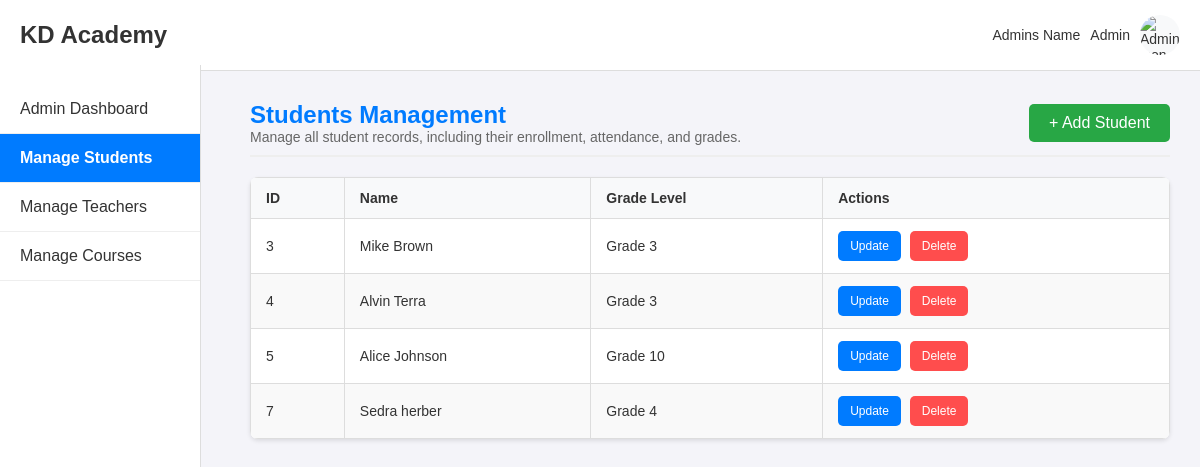
The app's page /admin/students with its own data.
### app/models.py (models this page shows)
class Student(db.Model):
    __tablename__ = 'students'
    student_id = db.Column(db.Integer, primary_key=True)
    user_id = db.Column(db.Integer, db.ForeignKey('users.user_id'), nullable=False)
    grade_level = db.Column(db.String(5), nullable=False)

class User(db.Model):
    __tablename__ = 'users'
    user_id = db.Column(db.Integer, primary_key=True, autoincrement=True)
    first_name = db.Column(db.String(50), nullable=False)
    last_name = db.Column(db.String(50), nullable=False)
    username = db.Column(db.String(50), unique=True, nullable=False)
    email = db.Column(db.String(100), unique=True, nullable=False)
    password = db.Column(db.String(200), nullable=False)
    role = db.Column(db.String(10), nullable=False)  # student, teacher, admin

### app/routes/admin_routes.py (the view)
@admin_routes.route('/students')
def students_management():
    try:
        students = db.session.query(Student, User).join(User, Student.user_id == User.user_id).all()
        return render_template('admin/students_man.html', students=students)
    except Exception as e:
        print(f"Error fetching students: {e}")
        flash("Error loading Students Management Page.", "error")

### app/templates/admin/students_man.html (shortened to what this page needs)
<!DOCTYPE html>
<html lang="en">
<head>
    <link rel="stylesheet" href="{{ url_for('static', filename='css/shared.css') }}">
    <link rel="stylesheet" href="{{ url_for('static', filename='css/student_man.css') }}">
</head>
<body>
    <header class="top-nav">
        <div class="logo">KD Academy</div>
        <div class="user-info">
            <span>Admins Name</span>
            <span>Admin</span>
            <img src="{{ url_for('static', filename='images/user-icon.png') }}" alt="Admin Icon">
        </div>
    </header>
    <nav class="side-nav">
        <ul>
            <li><a href="{{ url_for('admin_routes.admin_dashboard') }}">Admin Dashboard</a></li>
            <li><a href="{{ url_for('admin_routes.students_management') }}" class="active">Manage Students</a></li>
            <li><a href="{{ url_for('admin_routes.teachers_management') }}">Manage Teachers</a></li>
            <li><a href="{{ url_for('admin_routes.courses_management') }}">Manage Courses</a></li>
        </ul>
    </nav>
    <div class="main-content">
        <div class="header-section">
            <div class="title-section">
                <h2>Students Management</h2>
                <p>Manage all student records, including their enrollment, attendance, and grades.</p>
            </div>
            <button class="add-btn" onclick="openAddStudentModal()">+ Add Student</button>
        </div>
        <div class="table-container">
            <table class="students-table">
                <thead>
                    <tr>
                        <th>ID</th>
                        <th>Name</th>
                        <th>Grade Level</th>
                        <th>Actions</th>
                    </tr>
                </thead>
                <tbody>
                    {% for student in students %}
                    <tr id="student-{{ student.Student.student_id }}"
                        data-first-name="{{ student.User.first_name }}"
                        data-last-name="{{ student.User.last_name }}"
                        data-grade-level="{{ student.Student.grade_level }}">
                        <td>{{ student.Student.student_id }}</td>
                        <td>{{ student.User.first_name }} {{ student.User.last_name }}</td>
                        <td>Grade {{ student.Student.grade_level }}</td>
                        <td>
                            <button class="action-btn update-btn" onclick="openUpdateStudentModal({{ student.Student.student_id }})">Update</button>
                            <form action="{{ url_for('admin_routes.delete_student', student_id=student.Student.student_id) }}" method="POST" style="display:inline;">
                                <button type="submit" class="action-btn delete-btn">Delete</button>
                            </form>
                        </td>
                    </tr>
                    {% endfor %}
                </tbody>
            </table>
        </div>
    </div>
</body>
</html>

### app/static/css/shared.css (style rules this page uses)
body, h1, h2, h3, p, a, div, header, table, th, td, ul, li, button { margin: 0; padding: 0; box-sizing: border-box; font-family: Arial, sans-serif; }
body { background-color: #f4f4f9; color: #333; font-size: 14px; }
.top-nav { display: flex; justify-content: space-between; align-items: center; padding: 15px 20px; background-color: #fff; color: #333; font-family: 'Futura', sans-serif; border-bottom: 1px solid #ddd; }
.top-nav .logo { font-size: 24px; font-weight: bold; }
.top-nav .user-info { display: flex; align-items: center; gap: 10px; }
.top-nav .user-info img { width: 40px; height: 40px; border-radius: 50%; background-color: #f8f9fa; }
.side-nav { position: fixed; top: 65px; left: 0; width: 200px; height: calc(100% - 65px); background-color: white; border-right: 1px solid #ddd; padding-top: 20px; }
.side-nav a { display: block; padding: 15px 20px; font-size: 16px; text-decoration: none; color: #333; border-bottom: 1px solid #eee; transition: background-color 0.3s ease, color 0.3s ease; }
.side-nav a.active { background-color: #007BFF; color: white; font-weight: bold; }
.main-content { margin-left: 220px; padding: 30px; }
.header-section { display: flex; justify-content: space-between; align-items: center; margin-bottom: 20px; border-bottom: 2px solid #eee; padding-bottom: 10px; }
.header-section h2 { font-size: 24px; color: #007BFF; }
.header-section p { font-size: 14px; color: #666; }
.add-btn { background-color: #28a745; color: white; border: none; padding: 10px 20px; border-radius: 5px; font-size: 16px; cursor: pointer; transition: background-color 0.3s ease; }

### app/static/css/student_man.css (style rules this page uses)
.main-content { margin-left: 220px; padding: 30px; }
.header-section { display: flex; justify-content: space-between; align-items: center; margin-bottom: 20px; border-bottom: 2px solid #eee; padding-bottom: 10px; }
.header-section h2 { font-size: 24px; color: #007BFF; }
.header-section p { font-size: 14px; color: #666; }
.table-container { margin-top: 20px; overflow-x: auto; background-color: white; border-radius: 8px; box-shadow: 0 2px 4px rgba(0, 0, 0, 0.1); }
.students-table { width: 100%; border-collapse: collapse; text-align: left; }
.students-table th, .students-table td { padding: 12px 15px; border: 1px solid #ddd; }
.students-table th { background-color: #f8f9fa; font-weight: bold; color: #333; }
.students-table tr:nth-child(even) { background-color: #f9f9f9; }
.add-btn { background-color: #28a745; color: white; border: none; padding: 10px 20px; border-radius: 5px; font-size: 16px; cursor: pointer; transition: background-color 0.3s ease; }
.action-btn { padding: 8px 12px; font-size: 12px; border: none; border-radius: 5px; cursor: pointer; margin-right: 5px; transition: background-color 0.3s ease; }
.action-btn.update-btn { background-color: #007BFF; color: white; }
.action-btn.delete-btn { background-color: #FF4D4D; color: white; }

### records on screen
Student: Student.student_id "3", User.first_name "Mike", User.last_name "Brown", Student.grade_level "3"
Student: Student.student_id "4", User.first_name "Alvin", User.last_name "Terra", Student.grade_level "3"
Student: Student.student_id "5", User.first_name "Alice", User.last_name "Johnson", Student.grade_level "10"
Student: Student.student_id "7", User.first_name "Sedra", User.last_name "herber", Student.grade_level "4"
